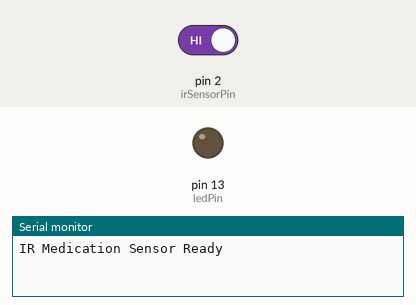
This sketch was run on a simulated Arduino Uno, built with avr-gcc and run on an emulated ATmega328P. Shown: output pins drawn as LEDs (lit = HIGH), the last lines printed to the serial monitor. Inputs (shaded band) come from the test bench; at power-on: pin 2 (irSensorPin) HIGH.

Above: at 1.2 s.
1.3 s: pin 2 (irSensorPin) driven LOW
At 2.3 s:
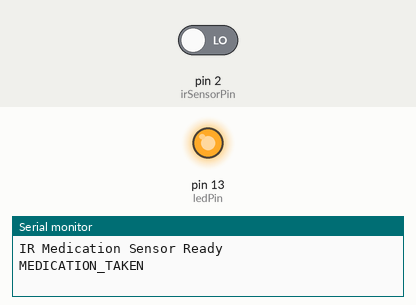
2.8 s: pin 2 (irSensorPin) driven HIGH
At 3.5 s:
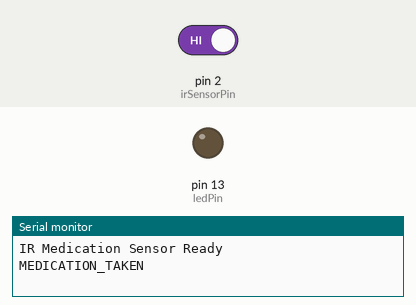
Timing chart, 0 to 5.8 s (numbered marks = the images above; inputs shaded):
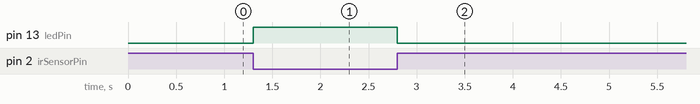

Measured:
- after the input at 1.3 s, pin 13 (ledPin): LOW → HIGH at once
- after the input at 2.8 s, pin 13 (ledPin): HIGH → LOW at once

The sketch:

arduino_ir_sensor.ino
```cpp
/*
  Medication Tracker - IR Sensor

  This sketch uses an IR sensor to detect when medication is taken
  and sends the information to a web server.

  Hardware:
  - Arduino Uno
  - IR obstacle avoidance sensor
  - Optional LED for visual feedback
*/

// Pin definitions
const int irSensorPin = 2;    // Digital pin for IR sensor
const int ledPin = 13;        // Built-in LED for visual feedback

// Variables
bool medicationTaken = false;
unsigned long lastTriggerTime = 0;
const unsigned long debounceDelay = 1000; // Debounce time in milliseconds

void setup() {
  // Initialize serial communication
  Serial.begin(9600);

  // Configure pins
  pinMode(irSensorPin, INPUT);
  pinMode(ledPin, OUTPUT);

  // Initial LED state
  digitalWrite(ledPin, LOW);

  Serial.println("IR Medication Sensor Ready");
}

void loop() {
  // Read the IR sensor state
  int sensorState = digitalRead(irSensorPin);

  // IR sensors typically output LOW when object is detected
  // Adjust the logic below if your sensor works differently
  if (sensorState == LOW) {
    // Object detected - medication taken
    if (!medicationTaken && (millis() - lastTriggerTime > debounceDelay)) {
      medicationTaken = true;
      lastTriggerTime = millis();

      // Turn on LED for visual feedback
      digitalWrite(ledPin, HIGH);

      // Send a message via Serial that can be captured by a SerialPort listener
      Serial.println("MEDICATION_TAKEN");

      // Add medication name if multiple medications are being tracked
      // Serial.println("MEDICATION_TAKEN:MedName");
    }
  } else {
    // No object detected, reset state after short delay
    if (medicationTaken && (millis() - lastTriggerTime > debounceDelay)) {
      medicationTaken = false;
      digitalWrite(ledPin, LOW);
    }
  }

  // Small delay to avoid flooding the serial port
  delay(100);
} 
```
